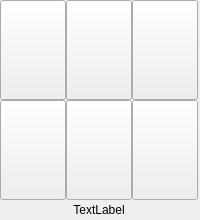
<?xml version="1.0" encoding="UTF-8"?>
<ui version="4.0">
 <class>ModelPanel6Key</class>
 <widget class="QWidget" name="ModelPanel6Key">
  <property name="geometry">
   <rect>
    <x>0</x>
    <y>0</y>
    <width>200</width>
    <height>220</height>
   </rect>
  </property>
  <property name="minimumSize">
   <size>
    <width>200</width>
    <height>220</height>
   </size>
  </property>
  <property name="maximumSize">
   <size>
    <width>200</width>
    <height>220</height>
   </size>
  </property>
  <property name="windowTitle">
   <string>Form</string>
  </property>
  <layout class="QGridLayout" name="gridLayout">
   <property name="leftMargin">
    <number>0</number>
   </property>
   <property name="topMargin">
    <number>0</number>
   </property>
   <property name="rightMargin">
    <number>0</number>
   </property>
   <property name="bottomMargin">
    <number>0</number>
   </property>
   <property name="spacing">
    <number>0</number>
   </property>
   <item row="0" column="0">
    <widget class="QPushButton" name="key_4">
     <property name="minimumSize">
      <size>
       <width>66</width>
       <height>100</height>
      </size>
     </property>
     <property name="maximumSize">
      <size>
       <width>66</width>
       <height>100</height>
      </size>
     </property>
     <property name="text">
      <string/>
     </property>
    </widget>
   </item>
   <item row="0" column="1">
    <widget class="QPushButton" name="key_5">
     <property name="minimumSize">
      <size>
       <width>66</width>
       <height>100</height>
      </size>
     </property>
     <property name="maximumSize">
      <size>
       <width>66</width>
       <height>100</height>
      </size>
     </property>
     <property name="text">
      <string/>
     </property>
    </widget>
   </item>
   <item row="0" column="2">
    <widget class="QPushButton" name="key_1">
     <property name="minimumSize">
      <size>
       <width>66</width>
       <height>100</height>
      </size>
     </property>
     <property name="maximumSize">
      <size>
       <width>66</width>
       <height>100</height>
      </size>
     </property>
     <property name="text">
      <string/>
     </property>
    </widget>
   </item>
   <item row="1" column="0">
    <widget class="QPushButton" name="key_3">
     <property name="minimumSize">
      <size>
       <width>66</width>
       <height>100</height>
      </size>
     </property>
     <property name="maximumSize">
      <size>
       <width>66</width>
       <height>100</height>
      </size>
     </property>
     <property name="text">
      <string/>
     </property>
    </widget>
   </item>
   <item row="1" column="2">
    <widget class="QPushButton" name="key_2">
     <property name="minimumSize">
      <size>
       <width>66</width>
       <height>100</height>
      </size>
     </property>
     <property name="maximumSize">
      <size>
       <width>66</width>
       <height>100</height>
      </size>
     </property>
     <property name="text">
      <string/>
     </property>
    </widget>
   </item>
   <item row="2" column="1">
    <widget class="QLabel" name="addr">
     <property name="text">
      <string>TextLabel</string>
     </property>
     <property name="alignment">
      <set>Qt::AlignCenter</set>
     </property>
    </widget>
   </item>
   <item row="1" column="1">
    <widget class="QPushButton" name="key_6">
     <property name="sizePolicy">
      <sizepolicy hsizetype="Minimum" vsizetype="Fixed">
       <horstretch>0</horstretch>
       <verstretch>0</verstretch>
      </sizepolicy>
     </property>
     <property name="minimumSize">
      <size>
       <width>66</width>
       <height>100</height>
      </size>
     </property>
     <property name="maximumSize">
      <size>
       <width>66</width>
       <height>100</height>
      </size>
     </property>
     <property name="text">
      <string/>
     </property>
    </widget>
   </item>
  </layout>
 </widget>
 <resources/>
 <connections/>
</ui>
